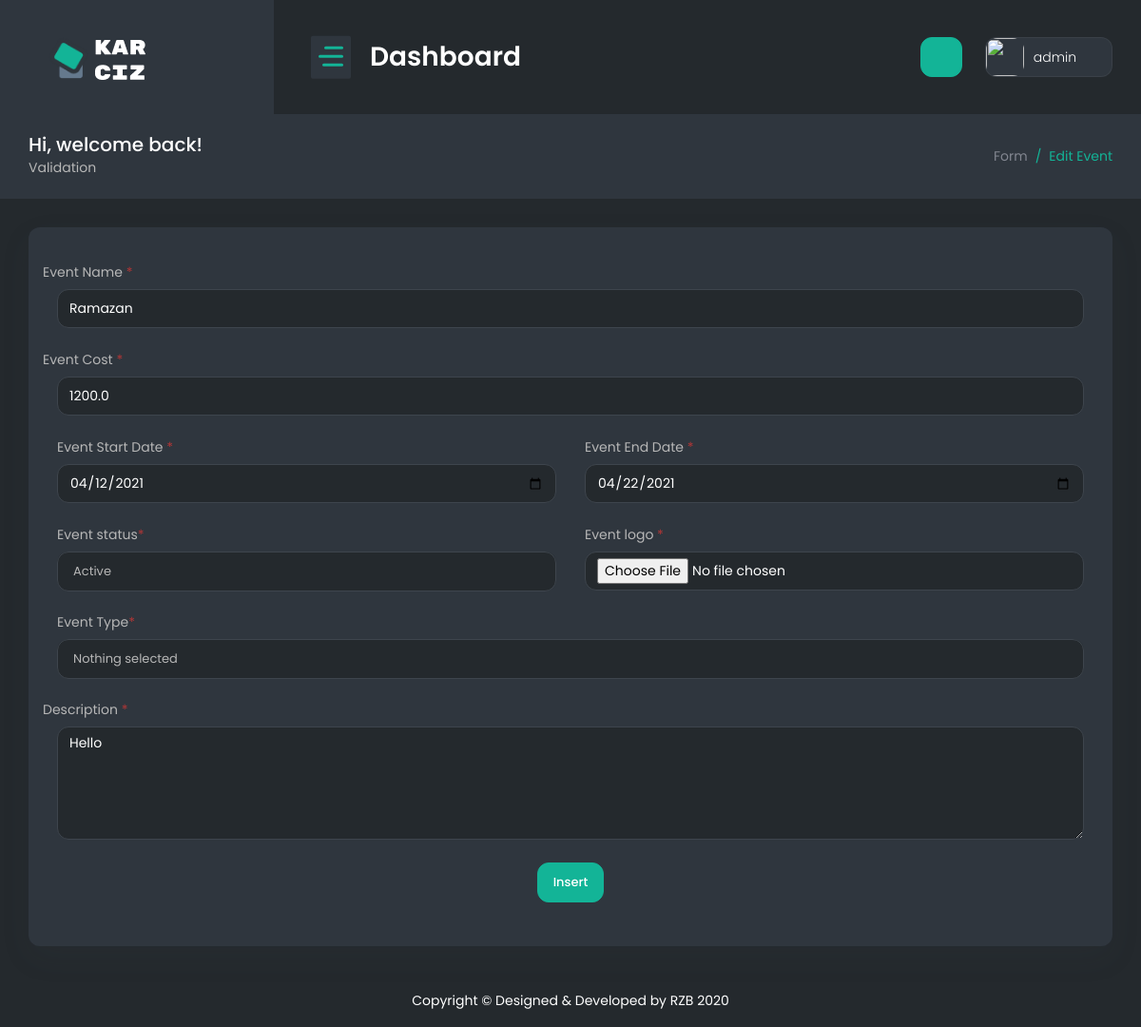
Screenshot of /superadmineditevent/1 (signed in) with the database file from the repository.
### webapp/models.py (models this page shows, shortened)
class Event(models.Model):
    EventId = models.AutoField(primary_key=True)
    EventName = models.CharField(max_length=255, default="")
    Cost = models.FloatField(default=0.0)
    Registration_start = models.DateField()
    Registration_end = models.DateField()
    Runner_quantity = models.IntegerField(default=0)
    Event_logo = models.ImageField(upload_to='Eventlogo/',default="SuperAdmin/dummy.jpg")
    Status = models.CharField(max_length=50, default="")
    EventTypeId = models.ForeignKey(Event_Type , on_delete=models.SET_NULL,blank=True,null=True)
    Description = models.TextField(default="")
    created = models.DateTimeField(auto_now_add=True, blank=True)

### webapp/views.py (the view, shortened to what this page needs)
# urls.py: path('superadmineditevent/<int:id>',superadmineditevent.as_view(),name="superadmineditevent"),
class superadmineditevent(APIView):
    def get(self,request,id):
        if not request.session.has_key('adminid'):
            return redirect("/superadminlogin")
        try:
            data = Event.objects.get(EventId = id)
            event_data = Event_Type.objects.all()
            return render(request ,'superadmin/editevent.html',{'data':data,'event_data':event_data})
        except:
            return redirect("/superadmin")

### webapp/models.py (called while the page is built)
    def __str__(self):
        return self.EventType

### templates/superadmin/editevent.html (shortened to what this page needs)
{% extends "superadmin/base.html" %}
{% block body %}
<div class="container-fluid">
  <div class="row page-titles">
    <div class="col-sm-6 p-md-0">
      <div class="welcome-text">
        <h4>Hi, welcome back!</h4>
        <p class="mb-0">Validation</p>
      </div>
    </div>
    <div class="col-sm-6 p-md-0 justify-content-sm-end mt-2 mt-sm-0 d-flex">
      <ol class="breadcrumb">
        <li class="breadcrumb-item"><a href="javascript:void(0)">Form</a></li>
        <li class="breadcrumb-item active"><a href="javascript:void(0)">Edit Event</a></li>
      </ol>
    </div>
  </div>
  <div class="row">
    <div class="col-lg-12">
      <div class="card">
        <div class="card-body">
          <div class="form-validation">
            <form action="/superadmineditevent/{{data.EventId}}" method="POST" enctype="multipart/form-data">
              <div class="row">
                <div class="col-xl-12">
                  <div class="form-group row">
                    <label class="col-form-label" for="val-username">Event Name <span class="text-danger">*</span>
                    </label>
                    <div class="col-lg-12">
                      <input type="text" class="form-control" id="val-username" name="EventName" value="{{data.EventName}}"
                        placeholder="Enter a Event Name.." required>
                    </div>
                  </div>
                  <div class="form-group row">
                    <label class="col-form-label" for="val-email">Event Cost <span class="text-danger">*</span>
                    </label>
                    <div class="col-lg-12">
                      <input type="text" class="form-control" value="{{data.Cost}}" id="val-email" name="Cost" placeholder="cost.." required>
                    </div>
                  </div>
                  <div class="form-group row">
                    <div class="col-lg-6">
                      <label class="col-form-label" for="val-email">Event Start Date <span class="text-danger">*</span>
                      </label>
                      <input type="date" class="form-control" id="Registration_start" name="Registration_start" placeholder="coast.." required>
                    </div>
                    <div class="col-lg-6">
                      <label class="col-form-label"  for="val-email">Event End Date <span class="text-danger">*</span>
                      </label>
                      <input type="date"  class="form-control" id="Registration_end" name="Registration_end" placeholder="coast.." required>
                    </div>
                  </div>
                  <div class="form-group row">
                    <div class="col-lg-6">
                      <label class="col-form-label" for="val-email">Event status<span class="text-danger">*</span>
                      </label>
                    </div>
                    <div class="col-lg-6">
                      <label class="col-form-label" for="val-email">Event logo <span class="text-danger">*</span>
                      </label>
                      <input type="file" class="form-control" id="val-email" name="Event_logo" placeholder="coast..">
                    </div>
                  </div>
                  <div class="form-group row">
                    <div class="col-lg-12">
                      <label class="col-form-label" for="val-email">Event Type<span class="text-danger">*</span>
                      </label>
                    </div>
                  </div>
                  <div class="form-group row">
                    <label class="col-form-label" for="val-suggestions">Description <span class="text-danger">*</span>
                    </label>
                    <div class="col-lg-12">
                      <textarea class="form-control" id="val-suggestions" name="Description" rows="5"
                        placeholder="What would you like to see?"  required>{{data.Description}}</textarea>
                    </div>
                    <div class="col-lg-12 mt-4 text-center">
                      <button type="submit" class="btn btn-primary">Insert </button>
                    </div>
                  </div>
                </div>
              </div>
            </form>
          </div>
        </div>
      </div>
    </div>
  </div>
</div>
{% endblock body %}

### templates/superadmin/base.html (shortened to what this page needs)
{% load static %}
<!DOCTYPE html>
<html lang="en">
<head>
    <link href="{% static '' %}public/vendor/bootstrap-select/dist/css/bootstrap-select.min.css" rel="stylesheet"
        type="text/css" />
    <link href="{% static '' %}public/vendor/owl-carousel/owl.carousel.css" rel="stylesheet" type="text/css" />
    <link href="https://cdn.lineicons.com/2.0/LineIcons.css" rel="stylesheet" type="text/css" />
    <link href="{% static '' %}public/css/style.css" rel="stylesheet" type="text/css" />
</head>
<body>
    <div id="main-wrapper">
        <div class="nav-header">
            <a href="/superadmin" class="brand-logo">
                <img class="logo-abbr" src="{% static '' %}public/images/logo.png" alt="">
                <img class="brand-title" src="{% static '' %}public/images/logo-text.png" alt="">
            </a>
            <div class="nav-control">
                <div class="hamburger">
                    <span class="line"></span><span class="line"></span><span class="line"></span>
                </div>
            </div>
        </div>
        <div class="header">
            <div class="header-content">
                <nav class="navbar navbar-expand">
                    <div class="collapse navbar-collapse justify-content-between">
                        <div class="header-left">
                            <div class="dashboard_bar">
                                Dashboard </div>
                        </div>
                        <ul class="navbar-nav header-right">
                            <li class="nav-item">
                                <a class="btn btn-primary  d-md-block d-none" href="#">
                                    <i class="fa fa-cog scale5" aria-hidden="true"></i>
                                </a>
                            </li>
                            <li class="nav-item dropdown header-profile">
                                <a class="nav-link" href="javascript:;" role="button" data-toggle="dropdown">
                                    <img src="{{request.session.adminimg}}" width="20" alt="" />
                                    <div class="header-info">
                                        <span>{{request.session.adminname}}<i class="fa fa-caret-down ml-3" aria-hidden="true"></i></span>
                                    </div>
                                </a>
                            </li>
                        </ul>
                    </div>
                </nav>
            </div>
        </div>
        <div class="content-body">
            {% block body %}
            {% endblock body %}
        </div>
        <div class="footer">
            <div class="copyright">
                <p>Copyright © Designed &amp; Developed by RZB</a> 2020</p>
            </div>
        </div>
    </div>
</body>
</html>

### rows the page displays
Event: EventName "Ramazan", Cost "1200.0", Description "Hello"

### other values shown
{{ request.session.adminname }} "admin"
